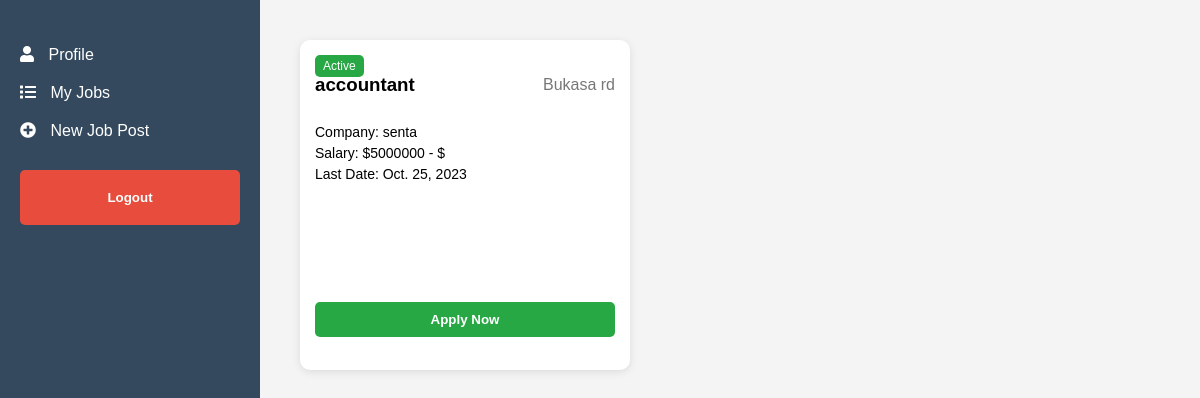
Screenshot of /dash/ (signed in) with the database file from the repository.
### hr/models.py (models this page shows, shortened)
class JobPost(models.Model):
    user = models.ForeignKey(to=User,on_delete=models.CASCADE)
    title = models.CharField(max_length=200)
    address = models.CharField(max_length=100)
    compnayName = models.CharField(max_length=100)
    salaryLow = models.IntegerField(default=0)
    salaryHigh = models.IntegerField(default=0)
    applyCount =  models.IntegerField(default=0)
    lastDateToApply = models.DateField()

### candidate/views.py (the view)
# urls.py: path('dash/',views.candidateHome,name='dash'),
@login_required
def candidateHome(request):
    jobpost = JobPost.objects.all()
    return render(request,'candidate/dashboradh.html',{'jobpost':jobpost})

### candidate/templates/candidate/dashboradh.html (shortened to what this page needs)
<!DOCTYPE html>
<html lang="en">
<head>
  <link rel="stylesheet" href="https://cdnjs.cloudflare.com/ajax/libs/font-awesome/5.15.3/css/all.min.css">
</head>
<body>
  <div class="container">
    {% include 'candidate/navbar.html' %}
    <div class="job-listings">
      {% for job in jobpost %}
        <div class="job-card">
          <div class="active-tag" >Active</div>
          <div class="job-header">
            <h3 >{{job.title}}</h3>
            <span class="job-location" >{{job.address}}</span>
          </div>
          <div class="job-details">
            <p>Company: {{job.compnayName}}</p>
            <p>Salary: ${{job.salaryLow}} - ${{job.salary.High}}</p>
            <p>Last Date: {{job.lastDateToApply}}</p>
          </div>
          <button class="apply-button"><a href="{% url 'apply' job.id %}" style="text-decoration: none;
            color: inherit;">Apply Now</a></button>
        </div>
      {% endfor %}
      </div>
  </div>
</body>
</html>

### candidate/templates/candidate/dashboradh.html (style rules this page uses)
body { margin: 0; font-family: Arial, sans-serif; background-color: #f4f4f4; display: flex; min-height: 100vh; }
.container { display: flex; flex-direction: row; }
.job-listings { flex: 1; display: flex; flex-wrap: wrap; justify-content: center; max-width: calc(100% - 220px); margin: 0 auto; padding: 20px; }
.job-listings { display: flex; flex-wrap: wrap; justify-content: center; max-width: 1200px; margin: 0 auto; }
.job-card { background-color: #ffffff; border-radius: 10px; box-shadow: 0px 2px 8px rgba(0, 0, 0, 0.1); width: 300px; height: 300px; margin: 20px; padding: 15px; position: relative; overflow: hidden; transition: transform 0.2s ease-in-out; }
.active-tag { position: absolute; top: 15px; left: 15px; background-color: #28a745; color: white; padding: 4px 8px; border-radius: 5px; font-size: 12px; }
.job-header { display: flex; justify-content: space-between; align-items: center; margin-bottom: 10px; }
.job-location { color: #777777; }
.job-details p { margin: 5px 0; font-size: 14px; }
.apply-button { display: block; width: 100%; padding: 10px; background-color: #28a745; border: none; border-radius: 5px; color: white; cursor: pointer; font-weight: bold; transition: background-color 0.3s; margin-top: 40%; }

### rows the page displays
JobPost: title "accountant", address "Bukasa rd", compnayName "senta", salaryLow "5000000", lastDateToApply "Oct. 25, 2023"
